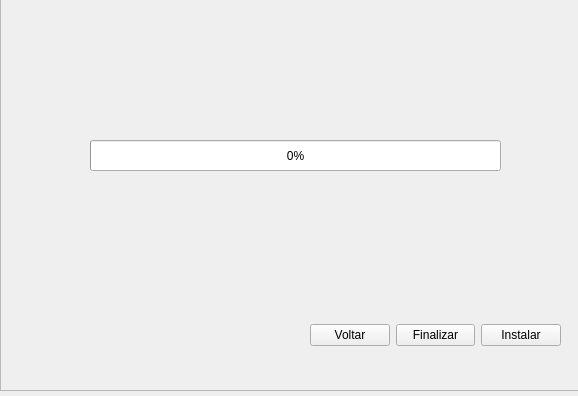
<?xml version="1.0" encoding="UTF-8"?>
<ui version="4.0">
 <class>Pje_converter_setup_install_progress_bar</class>
 <widget class="QMainWindow" name="Pje_converter_setup_install_progress_bar">
  <property name="geometry">
   <rect>
    <x>0</x>
    <y>0</y>
    <width>578</width>
    <height>396</height>
   </rect>
  </property>
  <property name="windowTitle">
   <string>PJe Converter Setup</string>
  </property>
  <property name="windowIcon">
   <iconset resource="resources_pje.qrc">
    <normaloff>:/TJRN/pjeMini.png</normaloff>:/TJRN/pjeMini.png</iconset>
  </property>
  <widget class="QWidget" name="centralwidget">
   <widget class="QFrame" name="frame">
    <property name="geometry">
     <rect>
      <x>0</x>
      <y>-10</y>
      <width>581</width>
      <height>401</height>
     </rect>
    </property>
    <property name="frameShape">
     <enum>QFrame::StyledPanel</enum>
    </property>
    <property name="frameShadow">
     <enum>QFrame::Raised</enum>
    </property>
    <widget class="QWidget" name="horizontalLayoutWidget">
     <property name="geometry">
      <rect>
       <x>310</x>
       <y>310</y>
       <width>251</width>
       <height>71</height>
      </rect>
     </property>
     <layout class="QHBoxLayout" name="horizontal_layout_buttons_next_install">
      <item>
       <widget class="QPushButton" name="button_back_pre_install">
        <property name="text">
         <string>Voltar</string>
        </property>
       </widget>
      </item>
      <item>
       <spacer name="horizontalSpacer">
        <property name="orientation">
         <enum>Qt::Horizontal</enum>
        </property>
        <property name="sizeHint" stdset="0">
         <size>
          <width>40</width>
          <height>20</height>
         </size>
        </property>
       </spacer>
      </item>
      <item>
       <widget class="QPushButton" name="button_close">
        <property name="text">
         <string>Finalizar</string>
        </property>
       </widget>
      </item>
      <item>
       <spacer name="horizontalSpacer_2">
        <property name="orientation">
         <enum>Qt::Horizontal</enum>
        </property>
        <property name="sizeHint" stdset="0">
         <size>
          <width>40</width>
          <height>20</height>
         </size>
        </property>
       </spacer>
      </item>
      <item>
       <widget class="QPushButton" name="button_install">
        <property name="text">
         <string>Instalar</string>
        </property>
       </widget>
      </item>
     </layout>
    </widget>
    <widget class="QProgressBar" name="progress_bar_install">
     <property name="geometry">
      <rect>
       <x>90</x>
       <y>150</y>
       <width>411</width>
       <height>31</height>
      </rect>
     </property>
     <property name="value">
      <number>0</number>
     </property>
    </widget>
   </widget>
  </widget>
 </widget>
 <resources>
  <include location="resources_pje.qrc"/>
 </resources>
 <connections>
  <connection>
   <sender>button_back_pre_install</sender>
   <signal>clicked()</signal>
   <receiver>Pje_converter_setup_install_progress_bar</receiver>
   <slot>close()</slot>
   <hints>
    <hint type="sourcelabel">
     <x>358</x>
     <y>344</y>
    </hint>
    <hint type="destinationlabel">
     <x>288</x>
     <y>197</y>
    </hint>
   </hints>
  </connection>
 </connections>
</ui>
